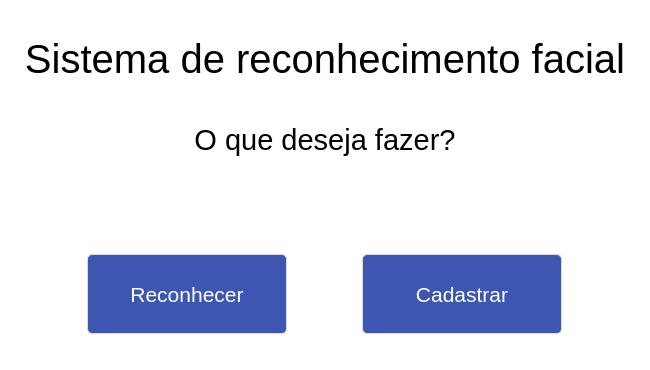
<?xml version="1.0" encoding="UTF-8"?>
<ui version="4.0">
 <class>TelaPrincipal</class>
 <widget class="QMainWindow" name="TelaPrincipal">
  <property name="geometry">
   <rect>
    <x>0</x>
    <y>0</y>
    <width>650</width>
    <height>370</height>
   </rect>
  </property>
  <property name="minimumSize">
   <size>
    <width>650</width>
    <height>370</height>
   </size>
  </property>
  <property name="maximumSize">
   <size>
    <width>650</width>
    <height>370</height>
   </size>
  </property>
  <property name="windowTitle">
   <string>Reconhecimento Facial</string>
  </property>
  <property name="styleSheet">
   <string notr="true">QWidget{
background-color: #fff;
color: #000
}</string>
  </property>
  <widget class="QWidget" name="bodyWidget">
   <layout class="QVBoxLayout" name="verticalLayout">
    <item>
     <widget class="QLabel" name="lblTitulo">
      <property name="maximumSize">
       <size>
        <width>16777215</width>
        <height>100</height>
       </size>
      </property>
      <property name="font">
       <font>
        <family>MS Shell Dlg 2</family>
        <pointsize>30</pointsize>
       </font>
      </property>
      <property name="text">
       <string>Sistema de reconhecimento facial</string>
      </property>
      <property name="alignment">
       <set>Qt::AlignCenter</set>
      </property>
     </widget>
    </item>
    <item>
     <widget class="QLabel" name="lblSubTitulo">
      <property name="maximumSize">
       <size>
        <width>16777215</width>
        <height>50</height>
       </size>
      </property>
      <property name="font">
       <font>
        <family>MS Shell Dlg 2</family>
        <pointsize>22</pointsize>
       </font>
      </property>
      <property name="text">
       <string>O que deseja fazer?</string>
      </property>
      <property name="alignment">
       <set>Qt::AlignCenter</set>
      </property>
     </widget>
    </item>
    <item>
     <widget class="QWidget" name="respostaWidget" native="true">
      <property name="maximumSize">
       <size>
        <width>16777215</width>
        <height>50</height>
       </size>
      </property>
      <layout class="QFormLayout" name="formLayout_2">
       <property name="labelAlignment">
        <set>Qt::AlignCenter</set>
       </property>
       <property name="formAlignment">
        <set>Qt::AlignCenter</set>
       </property>
       <property name="horizontalSpacing">
        <number>12</number>
       </property>
       <property name="leftMargin">
        <number>6</number>
       </property>
       <property name="rightMargin">
        <number>6</number>
       </property>
       <item row="0" column="0">
        <widget class="QLabel" name="iconResposta">
         <property name="minimumSize">
          <size>
           <width>30</width>
           <height>30</height>
          </size>
         </property>
         <property name="styleSheet">
          <string notr="true"/>
         </property>
         <property name="text">
          <string/>
         </property>
         <property name="scaledContents">
          <bool>false</bool>
         </property>
         <property name="alignment">
          <set>Qt::AlignCenter</set>
         </property>
        </widget>
       </item>
       <item row="0" column="1">
        <widget class="QLabel" name="inptResposta">
         <property name="maximumSize">
          <size>
           <width>16777215</width>
           <height>50</height>
          </size>
         </property>
         <property name="font">
          <font>
           <pointsize>18</pointsize>
          </font>
         </property>
         <property name="text">
          <string/>
         </property>
         <property name="scaledContents">
          <bool>false</bool>
         </property>
         <property name="alignment">
          <set>Qt::AlignCenter</set>
         </property>
        </widget>
       </item>
      </layout>
     </widget>
    </item>
    <item>
     <widget class="QWidget" name="btnWidget" native="true">
      <layout class="QHBoxLayout" name="horizontalLayout">
       <item>
        <widget class="QPushButton" name="btnReconhecer">
         <property name="minimumSize">
          <size>
           <width>200</width>
           <height>80</height>
          </size>
         </property>
         <property name="maximumSize">
          <size>
           <width>200</width>
           <height>80</height>
          </size>
         </property>
         <property name="font">
          <font>
           <pointsize>16</pointsize>
          </font>
         </property>
         <property name="cursor">
          <cursorShape>PointingHandCursor</cursorShape>
         </property>
         <property name="styleSheet">
          <string notr="true">*{border-radius: 5px;
border-width: 1px;
border-style: solid;
border-color: #DADADA;
background-color: #3D56B2;
color: white;
padding:5px;
}
::hover{
background-color: #5C7AEA;
}
</string>
         </property>
         <property name="text">
          <string>Reconhecer</string>
         </property>
        </widget>
       </item>
       <item>
        <widget class="QPushButton" name="btnCadastrar">
         <property name="minimumSize">
          <size>
           <width>200</width>
           <height>80</height>
          </size>
         </property>
         <property name="maximumSize">
          <size>
           <width>200</width>
           <height>80</height>
          </size>
         </property>
         <property name="font">
          <font>
           <pointsize>16</pointsize>
          </font>
         </property>
         <property name="cursor">
          <cursorShape>PointingHandCursor</cursorShape>
         </property>
         <property name="styleSheet">
          <string notr="true">*{border-radius: 5px;
border-width: 1px;
border-style: solid;
border-color: #DADADA;
background-color: #3D56B2;
color: white;
padding:5px;
}
::hover{
background-color: #5C7AEA;
}
</string>
         </property>
         <property name="text">
          <string>Cadastrar</string>
         </property>
        </widget>
       </item>
      </layout>
     </widget>
    </item>
   </layout>
  </widget>
 </widget>
 <resources>
  <include location="../resources/resourcesReconhecimento.qrc"/>
 </resources>
 <connections/>
</ui>
